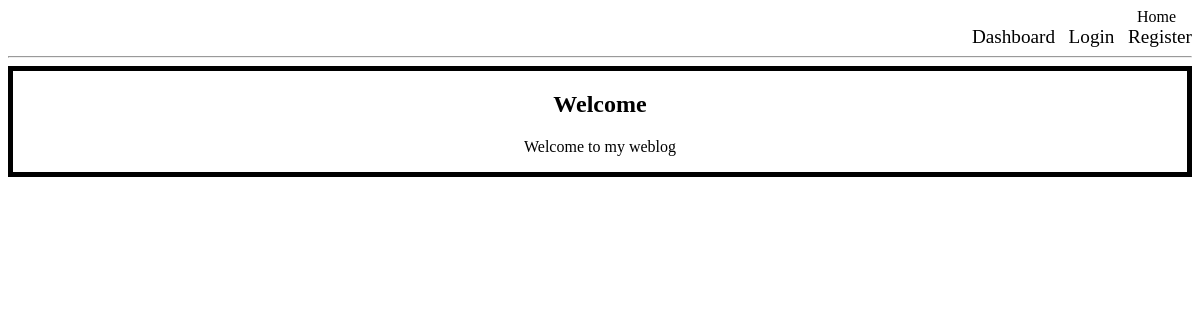
Before: / with the older database file.
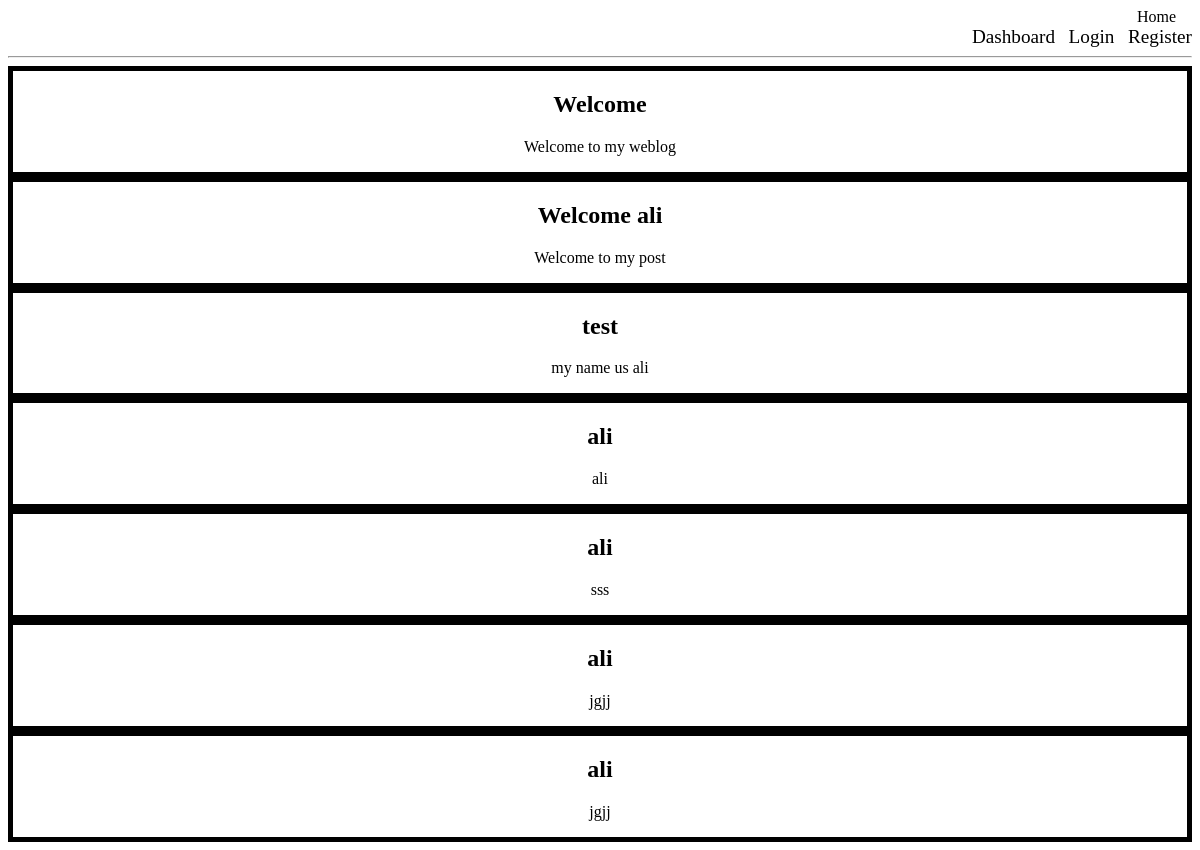
After: the same page with the newer database file.
### app.py (models this page shows)
class Post(db.Model):
    id = db.Column(db.Integer, primary_key=True)
    title = db.Column(db.String(200), nullable=False)
    image = db.Column(db.String(200), nullable=True)
    desc = db.Column(db.String(1000), nullable=False)
    date_created = db.Column(db.DateTime, default=datetime.now)
    author_id = db.Column(db.Integer, db.ForeignKey('user.id'))
    id_labeled = db.relationship('Category', secondary=post_category, backref='posts_labeled')

### app.py (the view)
@app.route('/')
def index():
    posts = Post.query.all()
    return render_template('index.html', posts=posts)

### templates/index.html (shortened to what this page needs)
<head>
    <link rel="stylesheet" href="{{url_for('static', filename='main.css')}}">
</head>
<header>
    <div>
        <a href="{{url_for('index')}}">&nbsp;&nbsp;&nbsp;&nbsp;&nbsp;&nbsp;&nbsp;&nbsp;&nbsp;&nbsp;&nbsp;&nbsp;&nbsp;&nbsp;&nbsp;&nbsp;&nbsp;&nbsp;&nbsp;&nbsp;&nbsp;&nbsp;&nbsp;&nbsp;&nbsp;&nbsp;&nbsp;&nbsp;&nbsp;&nbsp;&nbsp;&nbsp;&nbsp;&nbsp;&nbsp;&nbsp;&nbsp;&nbsp;&nbsp;&nbsp;&nbsp;&nbsp;&nbsp;&nbsp;&nbsp;&nbsp;&nbsp;&nbsp;&nbsp;&nbsp;&nbsp;&nbsp;&nbsp;&nbsp;&nbsp;&nbsp;&nbsp;&nbsp;&nbsp;&nbsp;&nbsp;&nbsp;&nbsp;&nbsp;&nbsp;&nbsp;&nbsp;&nbsp;&nbsp;&nbsp;&nbsp;&nbsp;&nbsp;&nbsp;&nbsp;&nbsp;&nbsp;&nbsp;&nbsp;&nbsp;&nbsp;&nbsp;&nbsp;&nbsp;&nbsp;&nbsp;&nbsp;&nbsp;&nbsp;&nbsp;&nbsp;&nbsp;&nbsp;&nbsp;&nbsp;&nbsp;&nbsp;&nbsp;&nbsp;&nbsp;&nbsp;&nbsp;&nbsp;&nbsp;&nbsp;&nbsp;&nbsp;&nbsp;&nbsp;&nbsp;&nbsp;&nbsp;&nbsp;&nbsp;&nbsp;&nbsp;&nbsp;&nbsp;&nbsp;&nbsp;&nbsp;&nbsp;&nbsp;&nbsp;&nbsp;&nbsp;&nbsp;&nbsp;&nbsp;&nbsp;&nbsp;&nbsp;&nbsp;&nbsp;&nbsp;&nbsp;&nbsp;&nbsp;&nbsp;&nbsp;&nbsp;&nbsp;&nbsp;&nbsp;&nbsp;&nbsp;&nbsp;&nbsp;&nbsp;&nbsp;&nbsp;&nbsp;&nbsp;&nbsp;&nbsp;&nbsp;&nbsp;&nbsp;&nbsp;&nbsp;&nbsp;&nbsp;&nbsp;&nbsp;&nbsp;&nbsp;&nbsp;&nbsp;&nbsp;&nbsp;&nbsp;&nbsp;&nbsp;&nbsp;&nbsp;&nbsp;&nbsp;&nbsp;&nbsp;&nbsp;&nbsp;&nbsp;&nbsp;&nbsp;&nbsp;&nbsp;&nbsp;&nbsp;&nbsp;&nbsp;&nbsp;&nbsp;&nbsp;&nbsp;&nbsp;&nbsp;&nbsp;&nbsp;&nbsp;&nbsp;&nbsp;&nbsp;&nbsp;&nbsp;&nbsp;&nbsp;&nbsp;&nbsp;&nbsp;&nbsp;&nbsp;&nbsp;&nbsp;&nbsp;&nbsp;&nbsp;&nbsp;&nbsp;&nbsp;&nbsp;&nbsp;&nbsp;&nbsp;&nbsp;&nbsp;&nbsp;&nbsp;&nbsp;&nbsp;&nbsp;&nbsp;&nbsp;&nbsp;&nbsp;&nbsp;&nbsp;&nbsp;&nbsp;&nbsp;&nbsp;&nbsp;&nbsp;&nbsp;&nbsp;&nbsp;&nbsp;&nbsp;&nbsp;&nbsp;&nbsp;&nbsp;&nbsp;&nbsp;&nbsp;&nbsp;&nbsp;&nbsp;&nbsp;&nbsp;&nbsp;&nbsp;&nbsp;&nbsp;&nbsp;&nbsp;&nbsp;&nbsp;&nbsp;&nbsp;&nbsp;&nbsp;&nbsp;&nbsp;&nbsp;&nbsp;&nbsp;&nbsp;Home&nbsp;&nbsp;&nbsp;&nbsp;</a>
        <a href="{{url_for('login')}}", class= "register">Dashboard&nbsp;&nbsp;</a>
        <a href="{{url_for('login')}}",  class="login">Login&nbsp;&nbsp;</a>
        <a href="{{url_for('register')}}", class= "register">Register</a>
        <hr>
    </div>
</header>
<body>
{%for post in posts%}
<div class= "post">
<h2>{{post.title}}</h2>
<p>{{post.desc}}</p>
</div>
{%endfor%}
</body>
{% extends 'base.html' %}

### templates/base.html (shortened to what this page needs)
<!DOCTYPE html>
<head>
</head>
<body>
</body>

### static/main.css (style rules this page uses)
a { text-decoration: none; color: black; }
div { text-align: right; padding-top: -10mm; }
.login { font-size: larger; text-align: right; }
.register { font-size: larger; color: black; text-align: right; }
hr { color: black; }
.post { border: 5px solid black; text-align: center; }

Changed rows visible on the page:
added Post: title "Welcome ali", desc "Welcome to my post"
added Post: title "test", desc "my name us ali"
added Post: title "ali", desc "ali"
added Post: title "ali", desc "sss"
added Post: title "ali", desc "jgjj"
added Post: title "ali", desc "jgjj"
